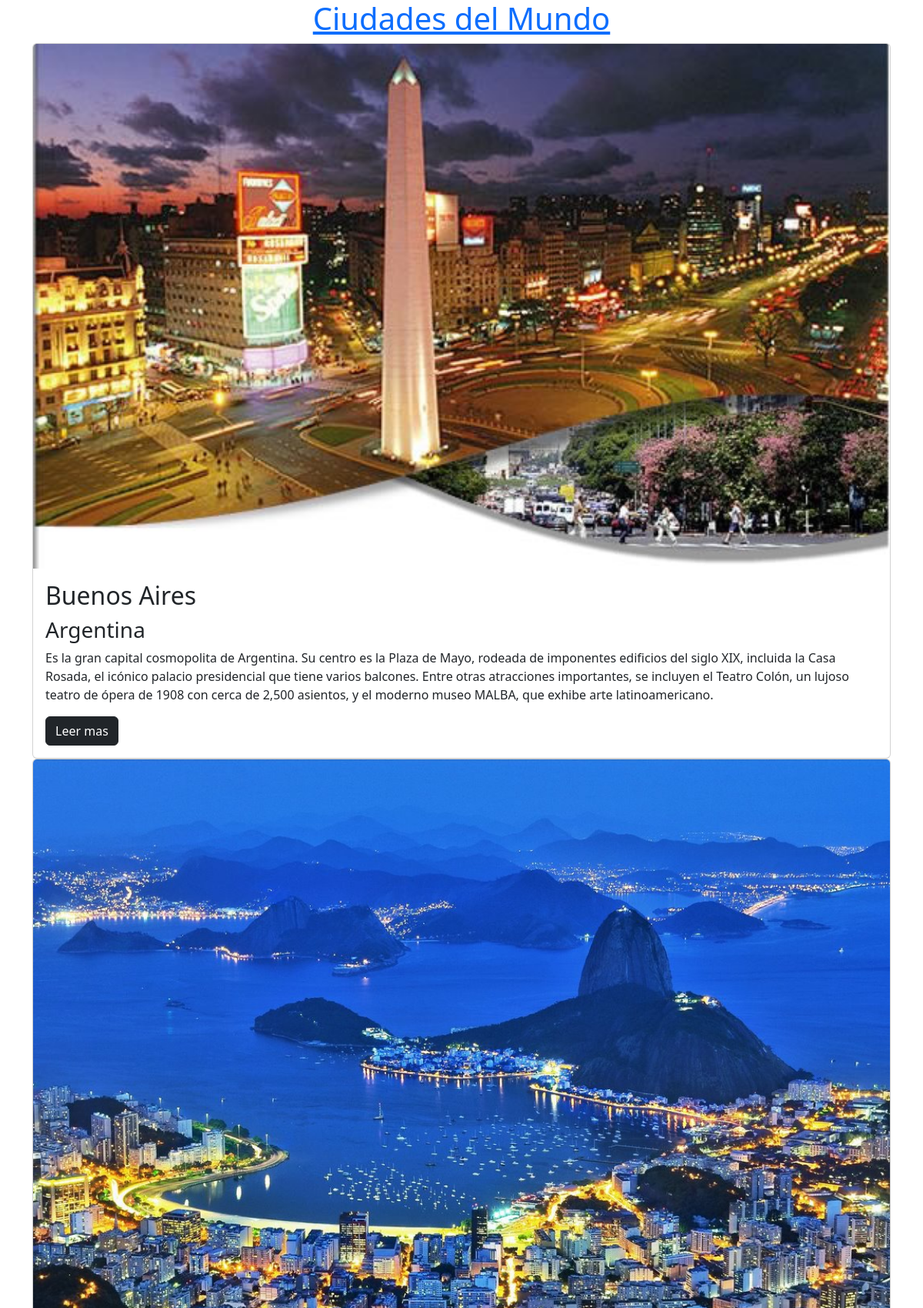
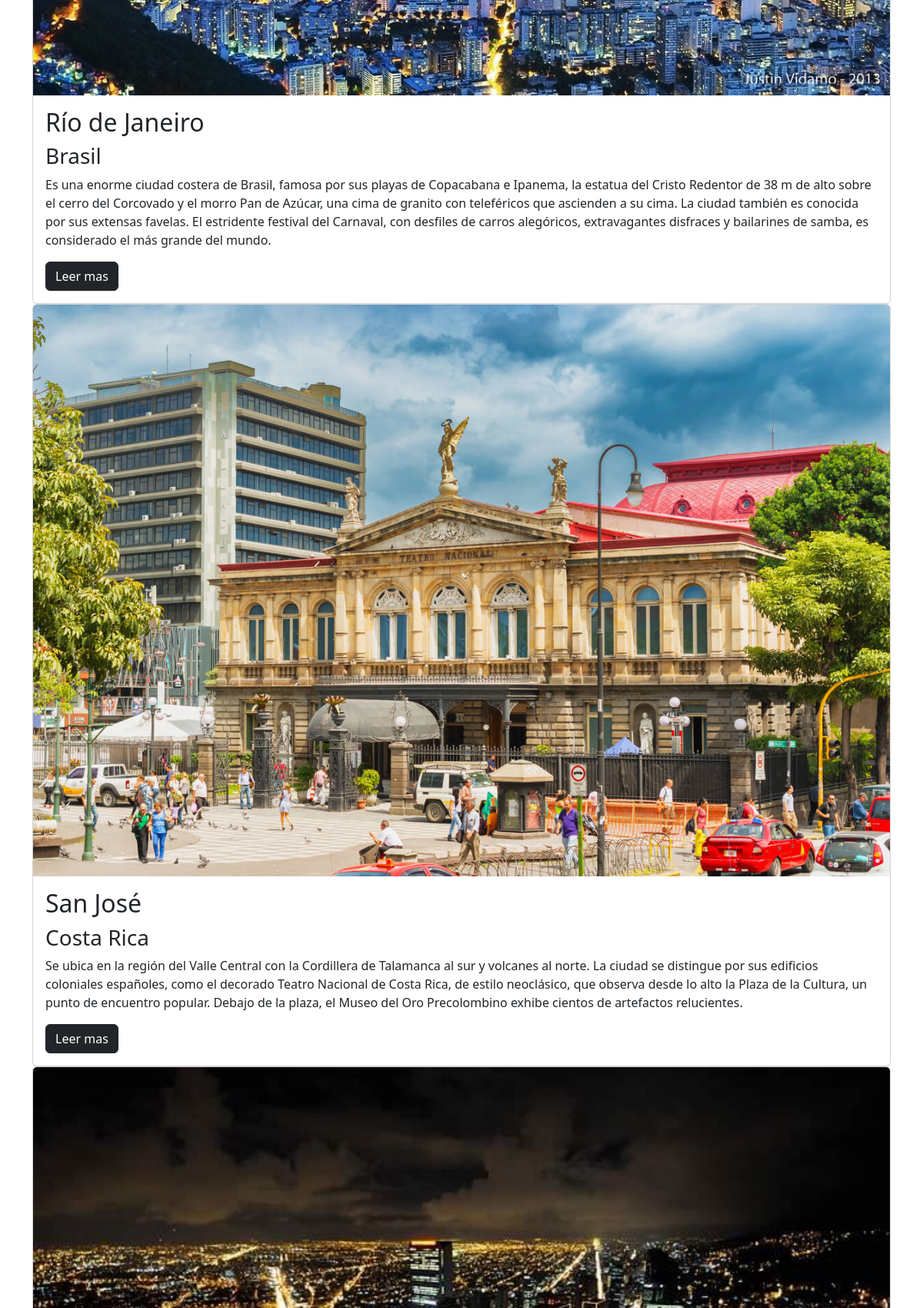
The page / (upper part) on the database its author committed (2 pictures, top to bottom).
### citiesapp/models.py (models this page shows, shortened)
class City(models.Model):			                            # nombre de la tabla de la base de datos
    name=models.CharField(max_length = 100)	                    # atributos o columnas de la base “ciudades”
    description=models.TextField()
    image=models.ImageField(upload_to = 'citiesapp/photos')     # ubicacion de las imagenes
    population=models.IntegerField()
    country=models.CharField(max_length = 100)
    created_date=models.DateTimeField(default=timezone.now)     # ya importado el modulo arriba
    published_date=models.DateTimeField(blank=True, null=True)  # puede estar en blanco
    class Meta:
        verbose_name_plural = 'Cities'          # atributo para los plurales (en este caso, de City)

### citiesapp/views.py (the view)
# urls.py: path('', views.index, name='index'),
def index(request):
    cities = City.objects.all()             # que del modelo City traiga todos los objetos
    return render(request, 'cities.html', {'cities': cities})

### citiesapp/templates/cities.html (shortened to what this page needs)
<html lang="en">
<head>
    <link href="https://cdn.jsdelivr.net/npm/bootstrap@5.2.3/dist/css/bootstrap.min.css" rel="stylesheet">
</head>
<body>
    <div class="page-header">
        <div class="container">
            <h1 class="text-center"><a href="/">Ciudades del Mundo</a></h1>
        </div>
    </div>
    <div class="container">
        <div class="row">
            <div class="col-12">
                {% for city in cities %}
                <div class="card">
                    <img src="{{ city.image.url }}" class="card-img-top float-start">
                    <div class="card-body">
                        <h2 class="card-title">{{ city.name }}</h2>
                        <h3 class="card-title">{{ city.country }}</h3>
                        <p class="card-text">{{ city.description }}</p>
                        <a class="btn btn-dark" href="{% url 'city' id=city.id %}">Leer mas</a>
                    </div>
                </div>
                {% endfor %}
            </div>
        </div>
    </div>
</body>
</html>

### rows shown on the page
City: image (picture), name "Buenos Aires", country "Argentina", description "Es la gran capital cosmopolita de Argentina. Su centro es la Plaza de Mayo, rodeada de imponentes edificios del siglo XIX, incluida la Casa Rosada, el icónico palacio presidencial que tiene varios balcones. Entre otras atracciones importantes, se incluyen el Teatro Colón, un lujoso teatro de ópera de 1908 con cerca de 2,500 asientos, y el moderno museo MALBA, que exhibe arte latinoamericano."
City: image (picture), name "Río de Janeiro", country "Brasil", description "Es una enorme ciudad costera de Brasil, famosa por sus playas de Copacabana e Ipanema, la estatua del Cristo Redentor de 38 m de alto sobre el cerro del Corcovado y el morro Pan de Azúcar, una cima de granito con teleféricos que ascienden a su cima. La ciudad también es conocida por sus extensas favelas. El estridente festival del Carnaval, con desfiles de carros alegóricos, extravagantes disfraces y bailarines de samba, es considerado el más grande del mundo."
City: image (picture), name "San José", country "Costa Rica", description "Se ubica en la región del Valle Central con la Cordillera de Talamanca al sur y volcanes al norte. La ciudad se distingue por sus edificios coloniales españoles, como el decorado Teatro Nacional de Costa Rica, de estilo neoclásico, que observa desde lo alto la Plaza de la Cultura, un punto de encuentro popular. Debajo de la plaza, el Museo del Oro Precolombino exhibe cientos de artefactos relucientes."
City: image (picture)
